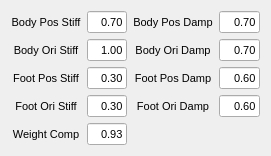
  <widget class="QWidget" name="layoutWidget">
   <property name="geometry">
    <rect>
     <x>26</x>
     <y>31</y>
     <width>271</width>
     <height>136</height>
    </rect>
   </property>
   <layout class="QGridLayout" name="gridLayout">
    <item row="0" column="0">
     <widget class="QLabel" name="label_70">
      <property name="font">
       <font>
        <pointsize>8</pointsize>
       </font>
      </property>
      <property name="text">
       <string>Body Pos Stiff</string>
      </property>
      <property name="alignment">
       <set>Qt::AlignCenter</set>
      </property>
     </widget>
    </item>
    <item row="0" column="1">
     <widget class="QLineEdit" name="CON_DSP_GAIN_BODY_POS_STIFF">
      <property name="font">
       <font>
        <pointsize>8</pointsize>
       </font>
      </property>
      <property name="text">
       <string>0.70</string>
      </property>
      <property name="alignment">
       <set>Qt::AlignRight|Qt::AlignTrailing|Qt::AlignVCenter</set>
      </property>
     </widget>
    </item>
    <item row="0" column="2">
     <widget class="QLabel" name="label_80">
      <property name="font">
       <font>
        <pointsize>8</pointsize>
       </font>
      </property>
      <property name="text">
       <string>Body Pos Damp</string>
      </property>
      <property name="alignment">
       <set>Qt::AlignCenter</set>
      </property>
     </widget>
    </item>
    <item row="0" column="3">
     <widget class="QLineEdit" name="CON_DSP_GAIN_BODY_POS_DAMP">
      <property name="font">
       <font>
        <pointsize>8</pointsize>
       </font>
      </property>
      <property name="text">
       <string>0.70</string>
      </property>
      <property name="alignment">
       <set>Qt::AlignRight|Qt::AlignTrailing|Qt::AlignVCenter</set>
      </property>
     </widget>
    </item>
    <item row="1" column="0">
     <widget class="QLabel" name="label_74">
      <property name="font">
       <font>
        <pointsize>8</pointsize>
       </font>
      </property>
      <property name="text">
       <string>Body Ori Stiff</string>
      </property>
      <property name="alignment">
       <set>Qt::AlignCenter</set>
      </property>
     </widget>
    </item>
    <item row="1" column="1">
     <widget class="QLineEdit" name="CON_DSP_GAIN_BODY_ORI_STIFF">
      <property name="font">
       <font>
        <pointsize>8</pointsize>
       </font>
      </property>
      <property name="text">
       <string>1.00</string>
      </property>
      <property name="alignment">
       <set>Qt::AlignRight|Qt::AlignTrailing|Qt::AlignVCenter</set>
      </property>
     </widget>
    </item>
    <item row="1" column="2">
     <widget class="QLabel" name="label_78">
      <property name="font">
       <font>
        <pointsize>8</pointsize>
       </font>
      </property>
      <property name="text">
       <string>Body Ori Damp</string>
      </property>
      <property name="alignment">
       <set>Qt::AlignCenter</set>
      </property>
     </widget>
    </item>
    <item row="1" column="3">
     <widget class="QLineEdit" name="CON_DSP_GAIN_BODY_ORI_DAMP">
      <property name="font">
       <font>
        <pointsize>8</pointsize>
       </font>
      </property>
      <property name="text">
       <string>0.70</string>
      </property>
      <property name="alignment">
       <set>Qt::AlignRight|Qt::AlignTrailing|Qt::AlignVCenter</set>
      </property>
     </widget>
    </item>
    <item row="2" column="0">
     <widget class="QLabel" name="label_76">
      <property name="font">
       <font>
        <pointsize>8</pointsize>
       </font>
      </property>
      <property name="text">
       <string>Foot Pos Stiff</string>
      </property>
      <property name="alignment">
       <set>Qt::AlignCenter</set>
      </property>
     </widget>
    </item>
    <item row="2" column="1">
     <widget class="QLineEdit" name="CON_DSP_GAIN_FOOT_POS_STIFF">
      <property name="font">
       <font>
        <pointsize>8</pointsize>
       </font>
      </property>
      <property name="text">
       <string>0.30</string>
      </property>
      <property name="alignment">
       <set>Qt::AlignRight|Qt::AlignTrailing|Qt::AlignVCenter</set>
      </property>
     </widget>
    </item>
    <item row="2" column="2">
     <widget class="QLabel" name="label_79">
      <property name="font">
       <font>
        <pointsize>8</pointsize>
       </font>
      </property>
      <property name="text">
       <string>Foot Pos Damp</string>
      </property>
      <property name="alignment">
       <set>Qt::AlignCenter</set>
      </property>
     </widget>
    </item>
    <item row="2" column="3">
     <widget class="QLineEdit" name="CON_DSP_GAIN_FOOT_POS_DAMP">
      <property name="font">
       <font>
        <pointsize>8</pointsize>
       </font>
      </property>
      <property name="text">
       <string>0.60</string>
      </property>
      <property name="alignment">
       <set>Qt::AlignRight|Qt::AlignTrailing|Qt::AlignVCenter</set>
      </property>
     </widget>
    </item>
    <item row="3" column="0">
     <widget class="QLabel" name="label_75">
      <property name="font">
       <font>
        <pointsize>8</pointsize>
       </font>
      </property>
      <property name="text">
       <string>Foot Ori Stiff</string>
      </property>
      <property name="alignment">
       <set>Qt::AlignCenter</set>
      </property>
     </widget>
    </item>
    <item row="3" column="1">
     <widget class="QLineEdit" name="CON_DSP_GAIN_FOOT_ORI_STIFF">
      <property name="font">
       <font>
        <pointsize>8</pointsize>
       </font>
      </property>
      <property name="text">
       <string>0.30</string>
      </property>
      <property name="alignment">
       <set>Qt::AlignRight|Qt::AlignTrailing|Qt::AlignVCenter</set>
      </property>
     </widget>
    </item>
    <item row="3" column="2">
     <widget class="QLabel" name="label_77">
      <property name="font">
       <font>
        <pointsize>8</pointsize>
       </font>
      </property>
      <property name="text">
       <string>Foot Ori Damp</string>
      </property>
      <property name="alignment">
       <set>Qt::AlignCenter</set>
      </property>
     </widget>
    </item>
    <item row="3" column="3">
     <widget class="QLineEdit" name="CON_DSP_GAIN_FOOT_ORI_DAMP">
      <property name="font">
       <font>
        <pointsize>8</pointsize>
       </font>
      </property>
      <property name="text">
       <string>0.60</string>
      </property>
      <property name="alignment">
       <set>Qt::AlignRight|Qt::AlignTrailing|Qt::AlignVCenter</set>
      </property>
     </widget>
    </item>
    <item row="4" column="0">
     <widget class="QLabel" name="label_114">
      <property name="font">
       <font>
        <pointsize>8</pointsize>
       </font>
      </property>
      <property name="text">
       <string>Weight Comp</string>
      </property>
      <property name="alignment">
       <set>Qt::AlignCenter</set>
      </property>
     </widget>
    </item>
    <item row="4" column="1">
     <widget class="QLineEdit" name="CON_DSP_GAIN_WEIGHT_COMP">
      <property name="font">
       <font>
        <pointsize>8</pointsize>
       </font>
      </property>
      <property name="text">
       <string>0.93</string>
      </property>
      <property name="alignment">
       <set>Qt::AlignRight|Qt::AlignTrailing|Qt::AlignVCenter</set>
      </property>
     </widget>
    </item>
   </layout>
  </widget>
